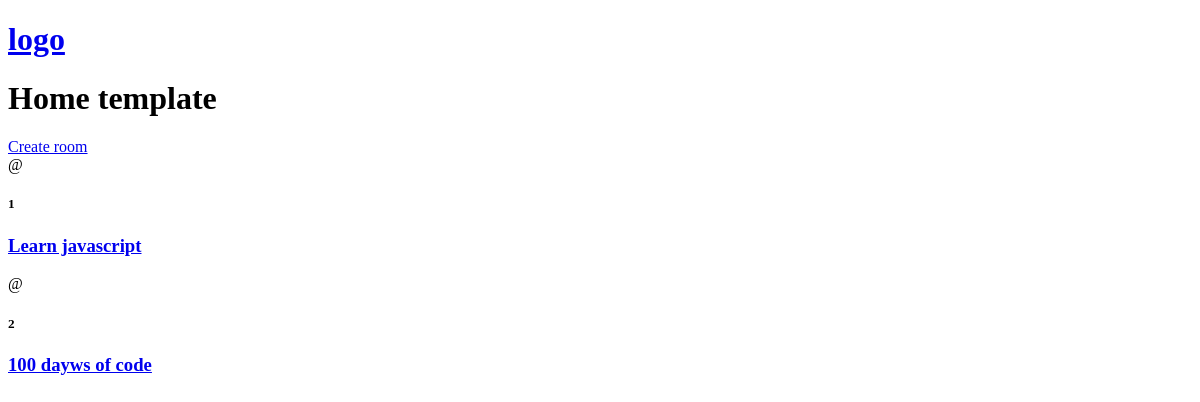
Before: / with the older database file.
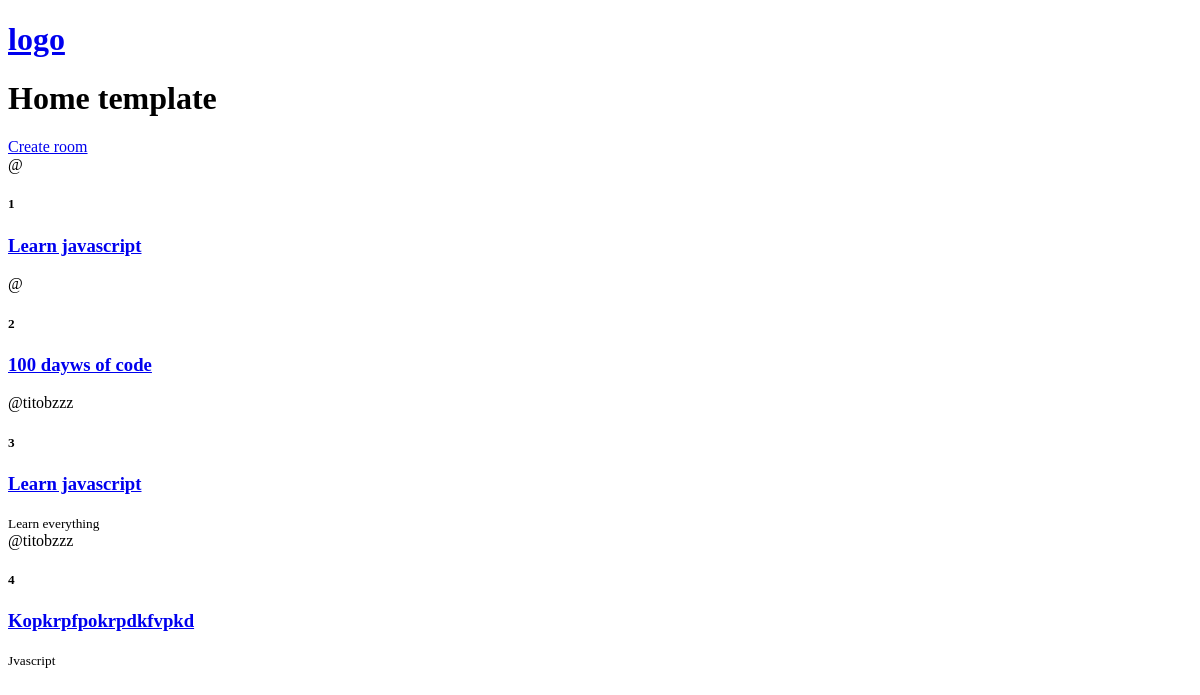
After: the same page with the newer database file.
### base/models.py (models this page shows, shortened)
class Room(models.Model):
    host = models.ForeignKey(User, on_delete=models.SET_NULL, null=True)
    topic =  models.ForeignKey(Topic, on_delete=models.SET_NULL, null=True)
    name = models.CharField(max_length=200)
    description = models.TextField(null= True, blank= True)
    updated = models.DateTimeField(auto_now = True)
    created = models.DateTimeField(auto_now_add=True)
    def __str__(self):
        return self.name

class Topic(models.Model):
    name = models.CharField(max_length=200)

### base/views.py (the view)
# urls.py: path('', views.home, name="home"),
def home(request):
    rooms = Room.objects.all()
    print(rooms)
    return render(request,'base/home.html', {'rooms' : rooms});

### base/templates/base/home.html (shortened to what this page needs)
{% extends 'main.html' %}
{% block content %}
<h1>Home template</h1>
    <div>
        <a href="{% url 'create-room' % }">Create room</a>
        <div>
            {% for room in rooms %}
            <div>
                <div>@{{room.host.username}}</div>
                <h5>{{room.id}}</h5>
                <a href="{% url 'room' room.id%}"><h3>{{room.name}}</h3></a>
            </div>
            <small>{{room.topic.name}}</small>
        </div>
    </div>
{% endblock %}

### templates/main.html (shortened to what this page needs)
<!DOCTYPE html>
<html lang="en">
<head>
</head>
<body>
    {% include 'navbar.html' %}
    {% block content %}
    {%endblock%}
</body>
</html>

### templates/navbar.html
<a href="/">
    <h1>logo</h1>
</a>

Changed rows visible on the page:
added Room: host.username "titobzzz", id "3", name "Learn javascript", topic.name "Learn everything"
added Room: host.username "titobzzz", id "4", name "Kopkrpfpokrpdkfvpkd", topic.name "Jvascript"
